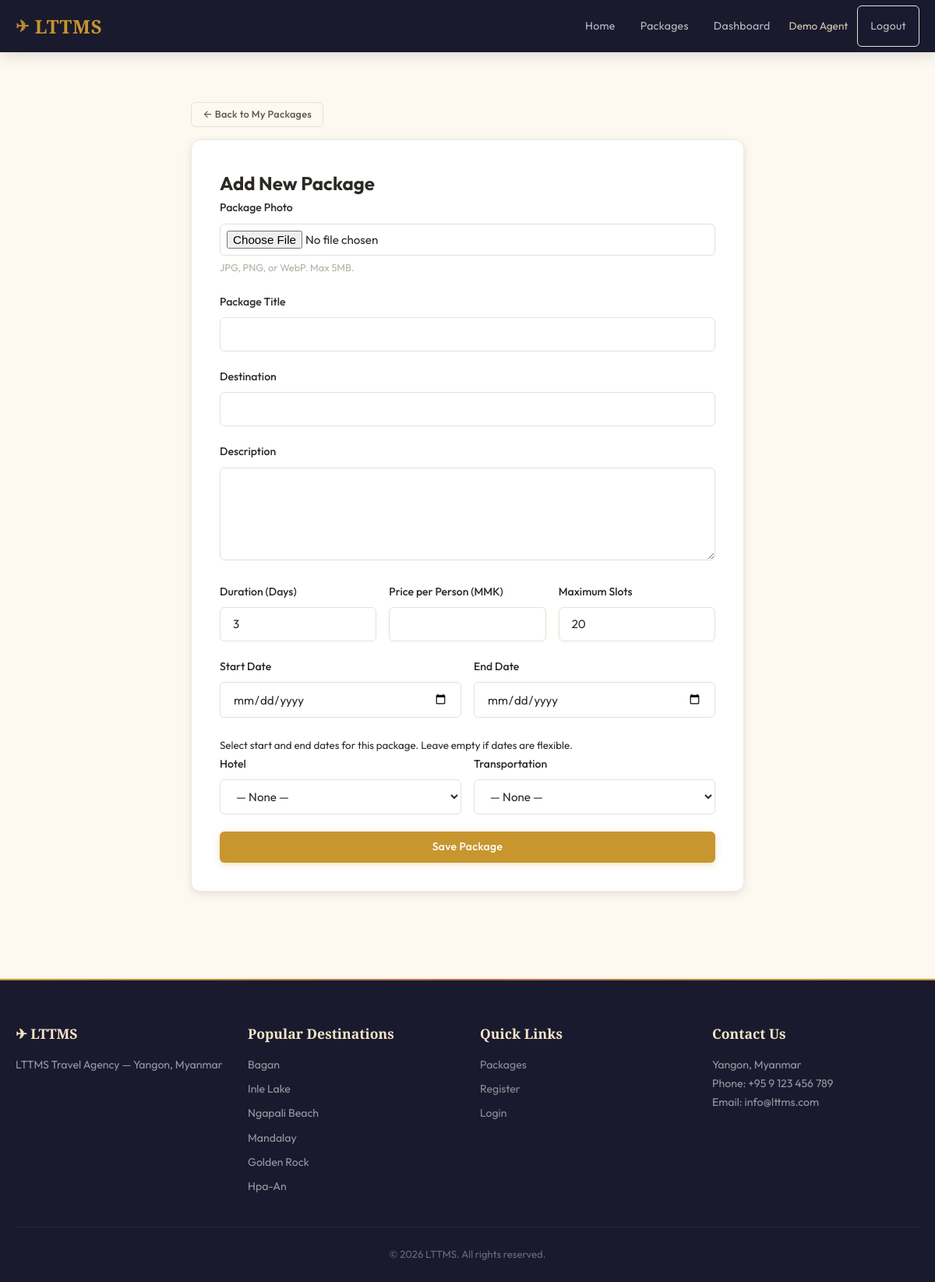
/agent/add-package.php (signed in), run on the app's committed database.
### tables this page shows
CREATE TABLE users (
    id INT AUTO_INCREMENT PRIMARY KEY,
    username VARCHAR(50) NOT NULL UNIQUE,
    email VARCHAR(100) NOT NULL UNIQUE,
    password VARCHAR(255) NOT NULL,
    full_name VARCHAR(100) NOT NULL,
    phone VARCHAR(20),
    kbz_phone VARCHAR(20),
    kbz_name VARCHAR(100),
    nrc_number VARCHAR(50),
    nrc_front_photo VARCHAR(255),
    nrc_back_photo VARCHAR(255),
    role ENUM('customer', 'agent', 'admin') NOT NULL DEFAULT 'customer',
    agent_location VARCHAR(100) DEFAULT NULL,
    status ENUM('pending', 'approved', 'suspended') NOT NULL DEFAULT 'pending',
    created_at TIMESTAMP DEFAULT CURRENT_TIMESTAMP,
    updated_at TIMESTAMP DEFAULT CURRENT_TIMESTAMP ON UPDATE CURRENT_TIMESTAMP
);

CREATE TABLE destinations (
    id INT AUTO_INCREMENT PRIMARY KEY,
    name VARCHAR(100) NOT NULL,
    tagline VARCHAR(200),
    image VARCHAR(255) DEFAULT NULL,
    sort_order INT NOT NULL DEFAULT 0,
    is_active TINYINT(1) NOT NULL DEFAULT 1,
    created_at TIMESTAMP DEFAULT CURRENT_TIMESTAMP
);

### includes/lang.php (called while the page is built, shortened)
<?php
$translations = require __DIR__ . '/../lang/en.php';
function t(string $key, string $default = ''): string {
    global $translations;
    return $translations[$key] ?? ($default ?: $key);
}

### includes/auth.php (called while the page is built, shortened)
<?php
require_once __DIR__ . '/lang.php';
function getCurrentUser(): ?array {
    $pdo = getDBConnection();
    $stmt = $pdo->prepare("SELECT id, username, email, full_name, phone, role, status FROM users WHERE id = ?");
    $stmt->execute([$_SESSION['user_id']]);
    return $stmt->fetch() ?: null;
}

### includes/functions.php (called while the page is built, shortened)
<?php
function sanitize(string $input): string {
    return htmlspecialchars(trim($input), ENT_QUOTES, 'UTF-8');
}
function getActiveDestinations(): array {
    $pdo = getDBConnection();
    $stmt = $pdo->query("SELECT * FROM destinations WHERE is_active = 1 ORDER BY sort_order ASC, name ASC");
    return $stmt->fetchAll();
}

### agent/add-package.php (the view, shortened to what this page needs)
<?php
require_once __DIR__ . '/../includes/auth.php';
require_once __DIR__ . '/../includes/functions.php';
require_once __DIR__ . '/../includes/header.php';
?>
<section class="section">
<div class="container container-md">
    <a href="<?= BASE_URL ?>/agent/packages.php" class="btn btn-outline btn-sm mb-1">&larr; <?= t('back_to_my_packages') ?></a>
    <div class="card">
        <h2><?= t('add_package_title') ?></h2>
        <form method="POST" enctype="multipart/form-data">
            <div class="form-group">
                <label for="package_image"><?= t('pkg_image') ?></label>
                <input type="file" name="package_image" id="package_image" class="form-control file-input" accept="image/jpeg,image/png,image/webp">
                <small><?= t('pkg_image_hint') ?></small>
            </div>
            <div class="form-group">
                <label for="title"><?= t('pkg_title') ?></label>
                <input type="text" name="title" id="title" class="form-control" value="<?= sanitize($_POST['title'] ?? '') ?>" required>
            </div>
            <div class="form-group">
                <label for="destination"><?= t('pkg_destination') ?></label>
                <input type="text" name="destination" id="destination" class="form-control" value="<?= sanitize($_POST['destination'] ?? '') ?>" required>
            </div>
            <div class="form-group">
                <label for="description"><?= t('pkg_description') ?></label>
                <textarea name="description" id="description" class="form-control" rows="5"><?= sanitize($_POST['description'] ?? '') ?></textarea>
            </div>
            <div class="form-row">
                <div class="form-group">
                    <label for="duration_days"><?= t('pkg_duration') ?></label>
                    <input type="number" name="duration_days" id="duration_days" class="form-control" min="1" value="<?= sanitize($_POST['duration_days'] ?? '3') ?>" required>
                </div>
                <div class="form-group">
                    <label for="price_per_person"><?= t('pkg_price') ?></label>
                    <input type="number" name="price_per_person" id="price_per_person" class="form-control" min="1000" step="1000" value="<?= sanitize($_POST['price_per_person'] ?? '') ?>" required>
                </div>
                <div class="form-group">
                    <label for="max_slots"><?= t('pkg_max_slots') ?></label>
                    <input type="number" name="max_slots" id="max_slots" class="form-control" min="1" value="<?= sanitize($_POST['max_slots'] ?? '20') ?>" required>
                </div>
            </div>
            <div class="form-row">
                <div class="form-group">
                    <label for="start_date"><?= t('start_date') ?></label>
                    <input type="date" name="start_date" id="start_date" class="form-control"
                           value="<?= sanitize($_POST['start_date'] ?? '') ?>">
                </div>
                <div class="form-group">
                    <label for="end_date"><?= t('end_date') ?></label>
                    <input type="date" name="end_date" id="end_date" class="form-control"
                           value="<?= sanitize($_POST['end_date'] ?? '') ?>">
                </div>
            </div>
            <small><?= t('pkg_date_hint') ?></small>
            <div class="form-row">
                <div class="form-group">
                    <label for="hotel_id"><?= t('pkg_hotel') ?></label>
                    <select name="hotel_id" id="hotel_id" class="form-control">
                        <option value="">— <?= t('pkg_none') ?> —</option>
                    </select>
                </div>
                <div class="form-group">
                    <label for="transportation_id"><?= t('pkg_transport') ?></label>
                    <select name="transportation_id" id="transportation_id" class="form-control">
                        <option value="">— <?= t('pkg_none') ?> —</option>
                    </select>
                </div>
            </div>
            <button type="submit" class="btn btn-primary btn-block"><?= t('pkg_save') ?></button>
        </form>
    </div>
</div>
</section>
<?php require_once __DIR__ . '/../includes/footer.php'; ?>

### includes/header.php (shortened to what this page needs)
<?php
require_once __DIR__ . '/auth.php';
require_once __DIR__ . '/functions.php';
$currentUser = getCurrentUser();
?>
<!DOCTYPE html>
<html lang="en">
<head>
    <link rel="stylesheet" href="<?= BASE_URL ?>/assets/css/style.css">
</head>
<body>
<nav class="navbar">
    <div class="container nav-container">
        <a href="<?= BASE_URL ?>/" class="nav-brand">
            <span class="brand-icon">&#9992;</span> LTTMS
        </a>
        <ul class="nav-menu" id="navMenu">
            <li><a href="<?= BASE_URL ?>/"><?= t('nav_home') ?></a></li>
            <li><a href="<?= BASE_URL ?>/customer/packages.php"><?= t('nav_packages') ?></a></li>
            <?php if ($currentUser): ?>
                <?php if ($currentUser['role'] === 'customer'): ?>
                    <li><a href="<?= BASE_URL ?>/customer/my-bookings.php"><?= t('nav_my_bookings') ?></a></li>
                <?php elseif ($currentUser['role'] === 'agent'): ?>
                    <li><a href="<?= BASE_URL ?>/agent/dashboard.php"><?= t('nav_dashboard') ?></a></li>
                <?php elseif ($currentUser['role'] === 'admin'): ?>
                    <li><a href="<?= BASE_URL ?>/admin/dashboard.php"><?= t('nav_dashboard') ?></a></li>
                    <li><a href="<?= BASE_URL ?>/admin/packages.php"><?= t('nav_packages_control') ?></a></li>
                <?php endif; ?>
                <li class="nav-user">
                    <span class="user-greeting"><?= sanitize($currentUser['full_name']) ?></span>
                    <a href="<?= BASE_URL ?>/logout.php" class="btn btn-sm btn-outline"><?= t('nav_logout') ?></a>
                </li>
            <?php else: ?>
                <li><a href="<?= BASE_URL ?>/login.php" class="btn btn-sm btn-outline"><?= t('nav_login') ?></a></li>
                <li><a href="<?= BASE_URL ?>/register.php" class="btn btn-sm btn-primary"><?= t('nav_register') ?></a></li>
            <?php endif; ?>
        </ul>
    </div>
</nav>
<main>

### includes/footer.php (shortened to what this page needs)
</main>
<footer class="footer">
    <div class="container">
        <div class="footer-grid">
            <div class="footer-col">
                <h3>&#9992; LTTMS</h3>
                <p><?= t('footer_agency') ?> — <?= t('footer_address') ?></p>
            </div>
            <div class="footer-col">
                <h3><?= t('footer_destinations') ?></h3>
                <ul>
                    <?php foreach (getActiveDestinations() as $fd): ?>
                        <li><?= sanitize($fd['name']) ?></li>
                    <?php endforeach; ?>
                </ul>
            </div>
            <div class="footer-col">
                <h3><?= t('footer_quick_links') ?></h3>
                <ul>
                    <li><a href="<?= BASE_URL ?>/customer/packages.php"><?= t('nav_packages') ?></a></li>
                    <li><a href="<?= BASE_URL ?>/register.php"><?= t('nav_register') ?></a></li>
                    <li><a href="<?= BASE_URL ?>/login.php"><?= t('nav_login') ?></a></li>
                </ul>
            </div>
            <div class="footer-col">
                <h3><?= t('footer_contact') ?></h3>
                <p><?= t('footer_address') ?></p>
                <p>Phone: +95 9 123 456 789</p>
                <p>Email: info@lttms.com</p>
            </div>
        </div>
        <div class="footer-bottom">
            <p>&copy; <?= date('Y') ?> LTTMS. <?= t('footer_rights') ?></p>
        </div>
    </div>
</footer>
</body>
</html>

### data on the page
users: full_name "Demo Agent"
destinations: name "Bagan"
destinations: name "Inle Lake"
destinations: name "Ngapali Beach"
destinations: name "Mandalay"
destinations: name "Golden Rock"
destinations: name "Hpa-An"

### other printed values
t('nav_home') "Home"
t('nav_packages') "Packages"
t('nav_dashboard') "Dashboard"
t('nav_logout') "Logout"
t('back_to_my_packages') "Back to My Packages"
t('add_package_title') "Add New Package"
t('pkg_image') "Package Photo"
t('pkg_image_hint') "JPG, PNG, or WebP. Max 5MB."
t('pkg_title') "Package Title"
t('pkg_destination') "Destination"
t('pkg_description') "Description"
t('pkg_duration') "Duration (Days)"
t('pkg_price') "Price per Person (MMK)"
t('pkg_max_slots') "Maximum Slots"
t('start_date') "Start Date"
